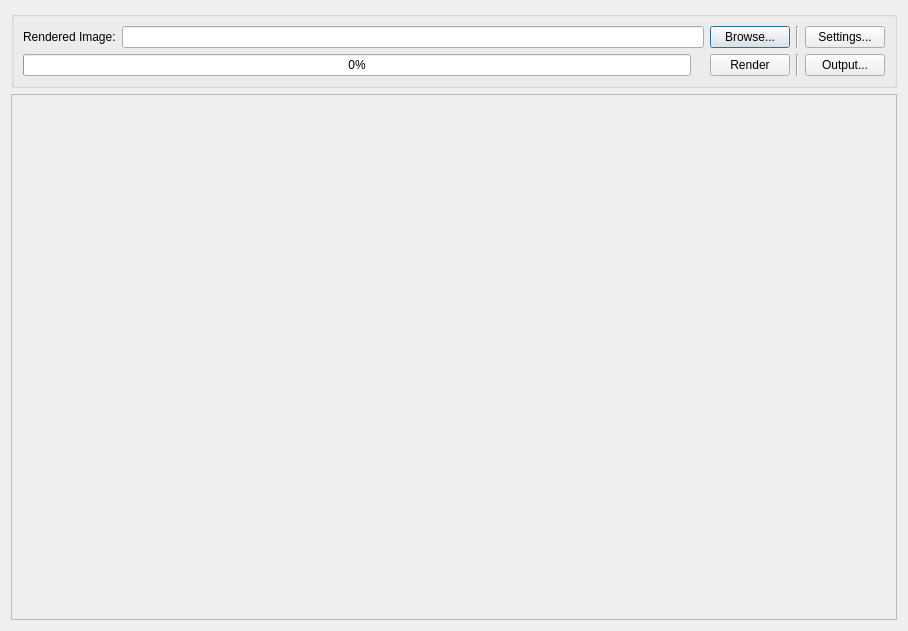
<?xml version="1.0" encoding="UTF-8"?>
<ui version="4.0">
 <class>RenderDialog</class>
 <widget class="QDialog" name="RenderDialog">
  <property name="geometry">
   <rect>
    <x>0</x>
    <y>0</y>
    <width>908</width>
    <height>631</height>
   </rect>
  </property>
  <property name="windowTitle">
   <string>POV-Ray Render</string>
  </property>
  <property name="sizeGripEnabled">
   <bool>false</bool>
  </property>
  <layout class="QVBoxLayout" name="verticalLayout">
   <item>
    <layout class="QVBoxLayout" name="verticalLayout_2">
     <item>
      <widget class="QGroupBox" name="SettingsGrpBox">
       <property name="title">
        <string/>
       </property>
       <layout class="QVBoxLayout" name="verticalLayout_3">
        <item>
         <layout class="QHBoxLayout" name="outputLayout">
          <item>
           <widget class="QLabel" name="outputLabel">
            <property name="text">
             <string>Rendered Image:</string>
            </property>
           </widget>
          </item>
          <item>
           <widget class="QLineEdit" name="OutputEdit"/>
          </item>
          <item>
           <widget class="QPushButton" name="OutputBrowseButton">
            <property name="toolTip">
             <string>Browse and select output file</string>
            </property>
            <property name="text">
             <string>Browse...</string>
            </property>
           </widget>
          </item>
          <item>
           <widget class="Line" name="OutputLine">
            <property name="orientation">
             <enum>Qt::Vertical</enum>
            </property>
           </widget>
          </item>
          <item>
           <widget class="QPushButton" name="RenderSettingsButton">
            <property name="text">
             <string>Settings...</string>
            </property>
           </widget>
          </item>
         </layout>
        </item>
        <item>
         <layout class="QHBoxLayout" name="renderLayout">
          <item>
           <widget class="QProgressBar" name="RenderProgress">
            <property name="maximum">
             <number>1</number>
            </property>
            <property name="value">
             <number>0</number>
            </property>
           </widget>
          </item>
          <item>
           <widget class="QLabel" name="TimeLabel">
            <property name="sizePolicy">
             <sizepolicy hsizetype="Fixed" vsizetype="Preferred">
              <horstretch>0</horstretch>
              <verstretch>0</verstretch>
             </sizepolicy>
            </property>
            <property name="text">
             <string/>
            </property>
           </widget>
          </item>
          <item>
           <widget class="QPushButton" name="RenderButton">
            <property name="text">
             <string>Render</string>
            </property>
           </widget>
          </item>
          <item>
           <widget class="Line" name="ProgressLine">
            <property name="orientation">
             <enum>Qt::Vertical</enum>
            </property>
           </widget>
          </item>
          <item>
           <widget class="QPushButton" name="StandardOutButton">
            <property name="toolTip">
             <string>View render process standard output</string>
            </property>
            <property name="text">
             <string>Output...</string>
            </property>
           </widget>
          </item>
         </layout>
        </item>
       </layout>
      </widget>
     </item>
    </layout>
   </item>
   <item>
    <widget class="QLabel" name="preview">
     <property name="sizePolicy">
      <sizepolicy hsizetype="Expanding" vsizetype="Expanding">
       <horstretch>0</horstretch>
       <verstretch>0</verstretch>
      </sizepolicy>
     </property>
     <property name="frameShape">
      <enum>QFrame::StyledPanel</enum>
     </property>
     <property name="text">
      <string/>
     </property>
    </widget>
   </item>
  </layout>
 </widget>
 <tabstops>
  <tabstop>OutputEdit</tabstop>
  <tabstop>OutputBrowseButton</tabstop>
  <tabstop>RenderSettingsButton</tabstop>
 </tabstops>
 <resources/>
 <connections/>
</ui>
